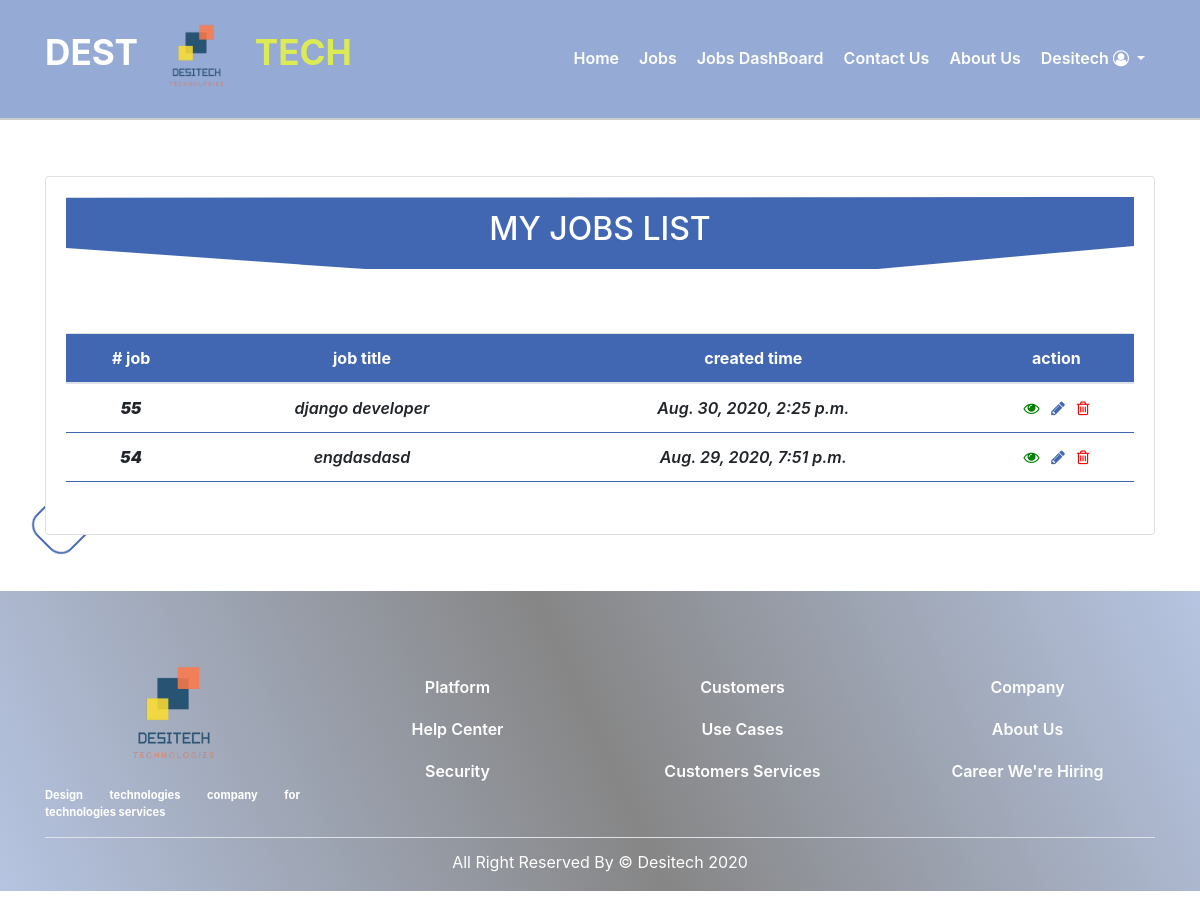
The page /jobs/myjobs/ (signed in) on the database as committed earlier.
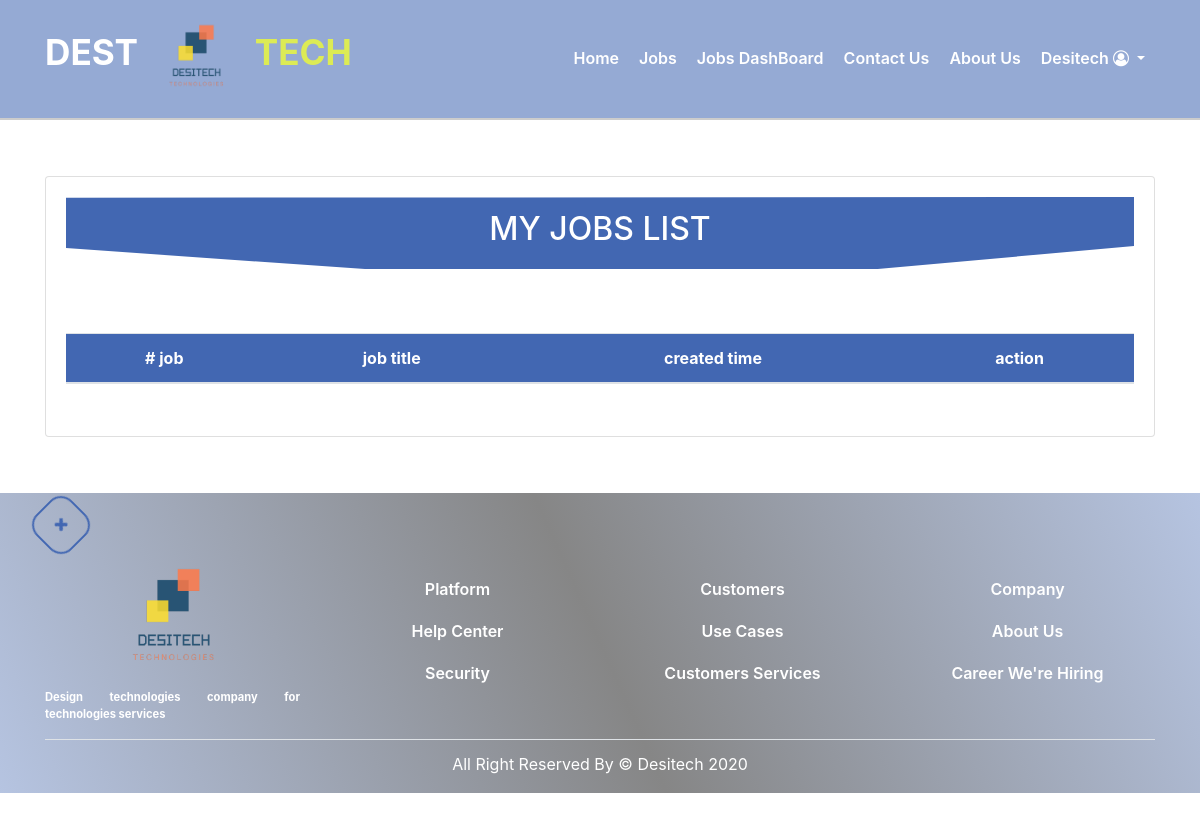
The same page on the database as committed later.
### jobs/models.py (models this page shows, shortened)
class Job (models.Model):
    publish_By =models.ForeignKey(User , on_delete=models.CASCADE)
    title = models.CharField(max_length=50)
    abstract = models.TextField()
    skills = models.TextField()
    description = models.TextField()
    country = models.ForeignKey(Country, on_delete=models.SET_NULL, null=True)
    city = models.ForeignKey(City, on_delete=models.SET_NULL, null=True)
    date = models.DateTimeField(auto_now_add=True)
    job_manger = models.Manager()

### jobs/views/MyJobs.py (the view)
# urls.py: path('myjobs/', MyJobs.MyJobs.as_view(),name='my-jobs'),
@method_decorator(login_decorator, name='dispatch')
@method_decorator (is_company_or_admin , name='dispatch' )
@method_decorator (have_profile , name='dispatch' )
class MyJobs(View):
    def get (self , request):
        myjobs = Job.job_manger.filter (publish_By = request.user.id).order_by('-date')
        context =  {'myjobs' : myjobs , 'jobs': myjobs}
        return render ( request , 'jobs_dashboard.html' , context )

### accounts/models/User.py (called while the page is built)
    @property
    def is_company (self):
        if self.user_type == 1:
            return True
        return False

### jobs/templates/jobs_dashboard.html (shortened to what this page needs)
{% extends 'shared/_base.html' %}
{% load static %}
{% block content%}
<section class= 'mytablelist mx-auto my-5 p-2'>
    <div class="btn-add">
    <a href="{% url 'jobs:job-create' %}"><i class="fa fa-plus" aria-hidden="true"></i></a>
    </div>
    <div class="container">
        <div class="card">
            <div class="card-body">
                <div class="row">
                    <div class="col">
                        <div class="top_page  mb-5 py-2">
                            <h2>My jobs list</h2>
                        </div>
                        <div class="table-responsive my-3">
                            <table class="table table-hover my-3 text-center">
                                <thead>
                                    <tr>
                                        <th># job</th>
                                        <th>job title</th>
                                        <th>created time</th>
                                        <th>action</th>
                                    </tr>
                                </thead>
                                <tbody>
                  {% for job in jobs %}
                      <tr >
                          <td><strong>{{job.id}}</strong></td>
                          <td>{{job.title}}</td>
                          <td>{{job.date}}</td>
                          <td>
                                <a href= {% url 'jobs:job-detail' job.id %}><i class="fa fa-eye" aria-hidden="true"></i></a>
                                <a href= {% url 'jobs:job-update' job.id %} ><i class="fa fa-pencil" aria-hidden="true"></i></a>
                                <a href= {% url 'jobs:job-delete' job.id %}><i class="fa fa-trash-o" aria-hidden="true"></i></a>
                          </td>
                      </tr>
                  {% endfor %}
                                </tbody>
                            </table>
                        </div>
                    </div>
                </div>
            </div>
        </div>
    </div>
</section>
{% endblock %}

Rows that differ between the two databases and show on the page:
removed Job: id "55", title "django developer", date "Aug. 30, 2020, 2:25 p.m."
removed Job: id "54", title "engdasdasd", date "Aug. 29, 2020, 7:51 p.m."
